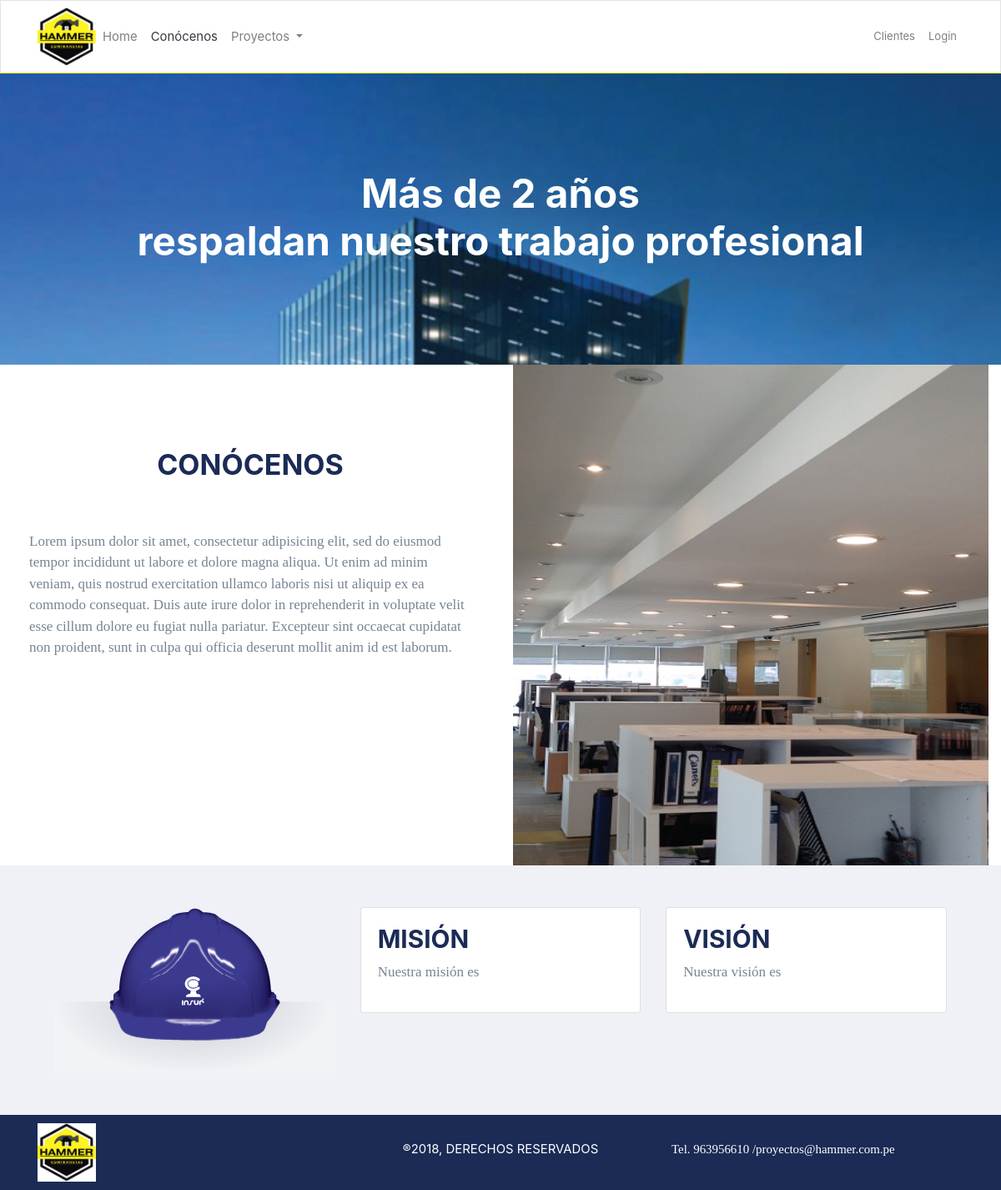
Screenshot of /Conocenos with the database file from the repository.
### tables this page shows
CREATE TABLE `filosofia` (
  `id` int(11) NOT NULL,
  `historia` text NOT NULL,
  `mision` text NOT NULL,
  `vision` text NOT NULL,
  `slide1` varchar(255) NOT NULL,
  `slide2` varchar(255) NOT NULL,
  `valores` text NOT NULL
);

### application/controllers/Conocenos.php (called while the page is built, shortened)
<?php
class Conocenos extends CI_Controller {
	public function __construct()
	{
		$this->load->helper('url');
		$this->load->model('Info');
	}
	public function index()
	{
		$data['info'] = $this->Info->getFilosofia();
		$this->load->view('templates/header');
		$this->load->view('conocenos',$data);
		$this->load->view('templates/footer');
	}
}

### index.php (called while the page is built, shortened)
<?php
require_once BASEPATH.'core/CodeIgniter.php';

### application/models/Info.php (called while the page is built, shortened)
<?php
class Info extends CI_Model {
	public function getFilosofia(){
		$query = "CALL sp_get_filosofia";
		$filosofia = $this->db->query($query);
		return $filosofia->row();
	}
}

### application/views/conocenos.php (the view, shortened to what this page needs)
<section class="filosofia text-center">
	<h2 class="titulo-f"> Más de 2 años <br>respaldan nuestro trabajo profesional </h2>
</section>
<section class="container-fluid">
		<div class="row">
			<div class="col-md-6 conocenos">
				<div class="row">
					<div class="col-md-12 conocer">
						<h2 class="texto2">CONÓCENOS</h2>
					</div>
				</div>
				<div class="row">
					<p class="parrafo">
						<?=$info->v2?>
					</p>
				</div>
			</div>
			<div class="col-md-6">
				<div id="carouselExampleSlidesOnly" class="carousel slide" data-ride="carousel">
				  <div class="carousel-inner">
				    <div class="carousel-item active">
				      <img class="d-block w-100" height="600" src="<?=base_url()?>assets/imgs/filosofia/<?=$info->v5?>" alt="First slide">
				    </div>
				  </div>
				</div>
			</div>
		</div>
</section>
<section class="info">
	<div class="container">
		<div class="row">
			<div class="col-md-4">
				<img class="img-fluid" src="<?=base_url()?>assets/imgs/filosofia/casquin.png" alt="">
			</div>
			<div class="col-md-4">
				<div class="card">
				  <div class="card-body">
				    <h3 class="vis">MISIÓN</h3>
				    <p class="vismis">
				    	<?=$info->v3?>
				    </p>
				  </div>
				</div>
			</div>
			<div class="col-md-4">
			<div class="card">
			  <div class="card-body">
			    <h3 class="vis">VISIÓN</h3>
			    <p class="vismis">
			    	<?=$info->v4?>
			    </p>
			  </div>
			</div>
			</div>
		</div>
	</div>
</section>

### assets/css/conocenos.css (style rules this page uses)
.filosofia { margin-top: -33px; background: url(../imgs/filosofia/fondo.jpg); background-size: cover; background-repeat: no-repeat; background-position: center; background-attachment: fixed; padding: 50px; height: 350px; color: #fff; }
.filosofia .titulo-f { margin-top: 6%; font-size: 2.8em; }
.conocenos { padding: 50px; }
.conocenos .conocer { padding: 50px; }
.conocenos .texto2 { text-align: center; color: #1B2B56; }
.conocenos .parrafo { color: #768493; }
.info { background: #EFF1F6; padding: 50px; }
.vis { color: #1B2B56; }
.vismis { color: #768493; }

### rows the page displays
filosofia: historia "Lorem ipsum dolor sit amet, consectetur adipisicing elit, sed do eiusmod tempor incididunt ut labore et dolore magna aliqua. Ut enim ad minim veniam, quis nostrud exercitation ullamco laboris nisi ut aliquip ex ea commodo consequat. Duis aute irure dolor in reprehenderit in voluptate velit esse cillum dolore eu fugiat nulla pariatur. Excepteur sint occaecat cupidatat non proident, sunt in culpa qui officia deserunt mollit anim id est laborum.", slide1 (picture), mision "Nuestra misión es", vision "Nuestra visión es"
